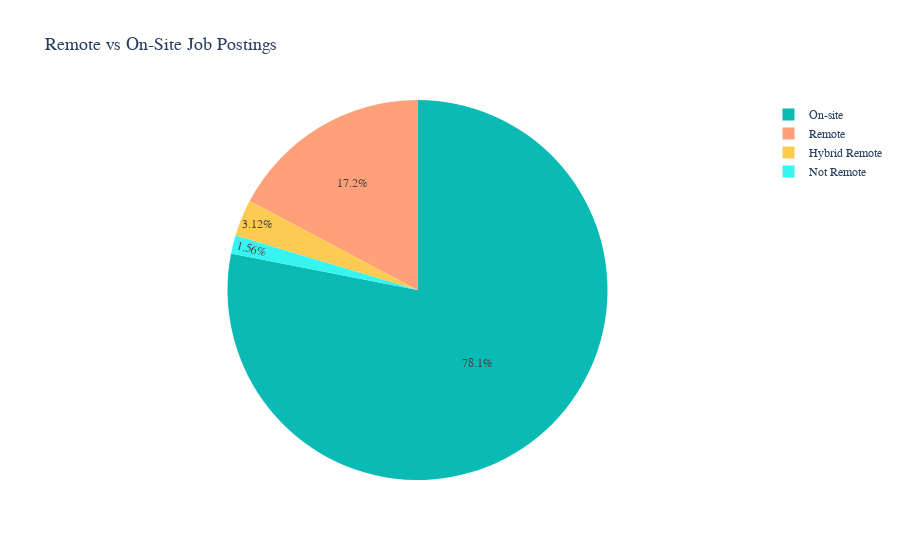

Here is the notebook cell this chart was saved with:
### Markdown cell above
# Remote vs On-Site Job Postings
- Compare the proportion of remote and on-site job postings.
- **Aggregate Data**
  - Count job postings by **remote type (`REMOTE_TYPE_NAME`)**.
- **Visualize results**
  - Create a **pie chart** where:
    - **Labels** = `REMOTE_TYPE_NAME`
    - **Values** = `Job Count`
  - Apply custom colors and font styles.
- **Explanation:** Write two sentences about what the graph reveals.

### Code cell
pdf_remote = df.select("REMOTE_TYPE_NAME").toPandas()
pdf_remote = pdf_remote.dropna(subset=['REMOTE_TYPE_NAME'])
pdf_remote['REMOTE_TYPE_NAME'] = pdf_remote['REMOTE_TYPE_NAME'].replace('[None]', 'On-site')

# 按远程类型统计数量
remote_counts = pdf_remote['REMOTE_TYPE_NAME'].value_counts().reset_index()
remote_counts.columns = ['REMOTE_TYPE_NAME', 'Job_Count']

print(pdf_remote.head(20))

# 绘制饼图
fig_remote = px.pie(
    remote_counts,
    names='REMOTE_TYPE_NAME',
    values='Job_Count',
    title='Remote vs On-Site Job Postings',
    color_discrete_sequence=['#0ABAB5', '#FFA07A', '#FECB52']  # 蒂芙尼蓝+橙粉+黄色
)

# 设置字体和样式
fig_remote.update_layout(
    font_family="Arial",
    title_font_size=18
)

fig_remote.show()

### Figure 1 — Plotly figure (JSON) as saved in the notebook; plotly's stock layout.template omitted (floating-point values rounded to 4 significant figures)
{"data": [{"domain": {"x": [0, 1], "y": [0, 1]}, "hovertemplate": "REMOTE_TYPE_NAME=%{label}<br>Job_Count=%{value}<extra></extra>", "labels": ["On-site", "Remote", "Hybrid Remote", "Not Remote"], "legendgroup": "", "name": "", "showlegend": true, "type": "pie", "values": [56570, 12497, 2260, 1127]}], "layout": {"font": {"family": "Arial"}, "legend": {"tracegroupgap": 0}, "piecolorway": ["#0ABAB5", "#FFA07A", "#FECB52"], "title": {"font": {"size": 18}, "text": "Remote vs On-Site Job Postings"}}}
